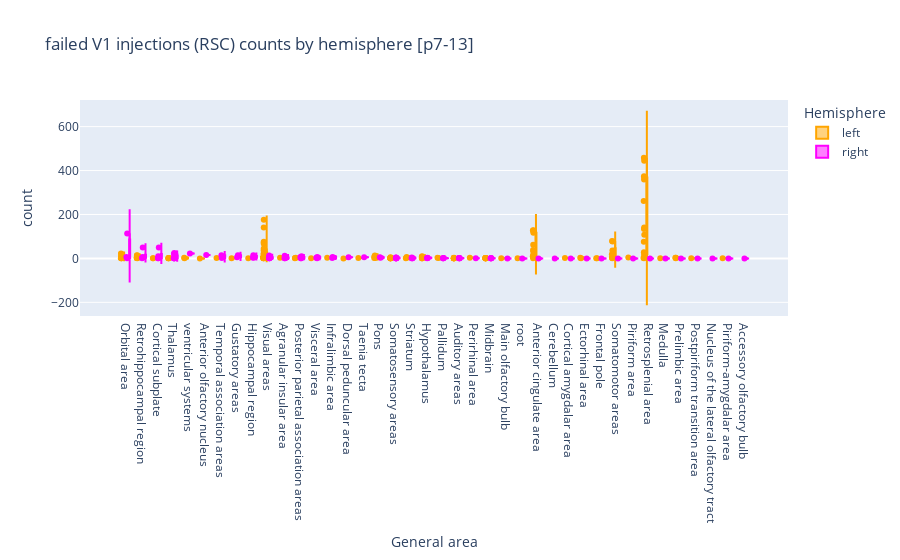

The notebook cell saved with this chart:
### Code cell
fig = px.violin(
    RSC_injection,
    y="count",
    x="General area",
    color="Hemisphere",
    
    box=True,
    points="all",
    color_discrete_map={
        "left": "orange",
        "right": "magenta"
    },
    title="failed V1 injections (RSC) counts by hemisphere [p7-13]",
    category_orders={"General area": area_order_scaled}
)

fig.update_traces(meanline_visible=True)
fig.update_layout(violinmode='group')
fig.show()

### Figure 1 — Plotly figure (JSON) as saved in the notebook; plotly's stock layout.template omitted (floating-point values rounded to 4 significant figures; data arrays with more than 128 entries replaced by an {"elided": "..."} marker saying what was removed)
{"data": [{"alignmentgroup": "True", "box": {"visible": true}, "hovertemplate": "Hemisphere=left<br>General area=%{x}<br>count=%{y}<extra></extra>", "legendgroup": "left", "marker": {"color": "orange"}, "meanline": {"visible": true}, "name": "left", "offsetgroup": "left", "orientation": "v", "points": "all", "scalegroup": "True", "showlegend": true, "type": "violin", "x": {"elided": "168 str values"}, "x0": " ", "xaxis": "x", "y": {"elided": "168 int values"}, "y0": " ", "yaxis": "y"}, {"alignmentgroup": "True", "box": {"visible": true}, "hovertemplate": "Hemisphere=right<br>General area=%{x}<br>count=%{y}<extra></extra>", "legendgroup": "right", "marker": {"color": "magenta"}, "meanline": {"visible": true}, "name": "right", "offsetgroup": "right", "orientation": "v", "points": "all", "scalegroup": "True", "showlegend": true, "type": "violin", "x": ["Orbital area", "Anterior olfactory nucleus", "Taenia tecta", "Orbital area", "Infralimbic area", "Orbital area", "Infralimbic area", "Agranular insular area", "Dorsal peduncular area", "Agranular insular area", "Agranular insular area", "Cortical subplate", "Somatosensory areas", "Hippocampal region", "Striatum", "Gustatory areas", "Agranular insular area", "Striatum", "Somatosensory areas", "Somatosensory areas", "Striatum", "Gustatory areas", "Somatosensory areas", "Hypothalamus", "Somatosensory areas", "Somatosensory areas", "Somatosensory areas", "Visceral area", "Somatosensory areas", "Pallidum", "Pallidum", "Agranular insular area", "Thalamus", "Thalamus", "Thalamus", "Visceral area", "Thalamus", "Thalamus", "Visceral area", "Posterior parietal association areas", "Thalamus", "Thalamus", "Hypothalamus", "Hippocampal region", "ventricular systems", "Pallidum", "Somatosensory areas", "Cortical subplate", "Striatum", "Posterior parietal association areas", "Hippocampal region", "Thalamus", "Cortical subplate", "Somatosensory areas", "Thalamus", "Visual areas", "Cortical subplate", "Hypothalamus", "Pallidum", "Cortical subplate", "Posterior parietal association areas", "Somatosensory areas", "Hippocampal region", "Posterior parietal association areas", "Thalamus", "Visual areas", "Thalamus", "Posterior parietal association areas", "Thalamus", "Striatum", "Auditory areas", "Auditory areas", "Auditory areas", "Temporal association areas", "Posterior parietal association areas", "Auditory areas", "Hypothalamus", "Auditory areas", "Midbrain", "Auditory areas", "Temporal association areas", "Retrohippocampal region", "Visual areas", "Midbrain", "Visual areas", "Perirhinal area", "Retrohippocampal region", "Midbrain", "Retrohippocampal region", "Visual areas", "Visual areas", "Visual areas", "Visual areas", "Retrohippocampal region", "Retrohippocampal region", "Midbrain", "Pons", "Pons", "Midbrain", "root", "Frontal pole", "Somatomotor areas", "Anterior cingulate area", "Prelimbic area", "Retrosplenial area", "Ectorhinal area", "Main olfactory bulb", "Accessory olfactory bulb", "Piriform area", "Nucleus of the lateral olfactory tract", "Cortical amygdalar area", "Piriform-amygdalar area", "Postpiriform transition area", "Medulla", "Cerebellum"], "x0": " ", "xaxis": "x", "y": [113, 15, 5, 1, 6, 6, 2, 1, 5, 12, 2, 50, 3, 8, 2, 14, 1, 1, 4, 3, 4, 5, 3, 3, 1, 1, 1, 6, 1, 2, 1, 2, 20, 3, 1, 3, 20, 2, 1, 6, 1, 1, 1, 4, 22, 1, 1, 2, 1, 5, 3, 25, 10, 2, 2, 13, 1, 2, 1, 1, 10, 1, 14, 3, 6, 2, 1, 1, 1, 1, 2, 1, 2, 14, 1, 1, 2, 1, 1, 1, 2, 4, 1, 1, 1, 1, 1, 1, 5, 2, 4, 1, 6, 50, 5, 1, 3, 5, 1, 0, 0, 0, 0, 0, 0, 0, 0, 0, 0, 0, 0, 0, 0, 0, 0], "y0": " ", "yaxis": "y"}], "layout": {"legend": {"title": {"text": "Hemisphere"}, "tracegroupgap": 0}, "title": {"text": "failed V1 injections (RSC) counts by hemisphere [p7-13]"}, "violinmode": "group", "xaxis": {"anchor": "y", "categoryarray": ["Orbital area", "Retrohippocampal region", "Cortical subplate", "Thalamus", "ventricular systems", "Anterior olfactory nucleus", "Temporal association areas", "Gustatory areas", "Hippocampal region", "Visual areas", "Agranular insular area", "Posterior parietal association areas", "Visceral area", "Infralimbic area", "Dorsal peduncular area", "Taenia tecta", "Pons", "Somatosensory areas", "Striatum", "Hypothalamus", "Pallidum", "Auditory areas", "Perirhinal area", "Midbrain", "Main olfactory bulb", "root", "Anterior cingulate area", "Cerebellum", "Cortical amygdalar area", "Ectorhinal area", "Frontal pole", "Somatomotor areas", "Piriform area", "Retrosplenial area", "Medulla", "Prelimbic area", "Postpiriform transition area", "Nucleus of the lateral olfactory tract", "Piriform-amygdalar area", "Accessory olfactory bulb"], "categoryorder": "array", "domain": [0, 1], "title": {"text": "General area"}}, "yaxis": {"anchor": "x", "domain": [0, 1], "title": {"text": "count"}}}}
